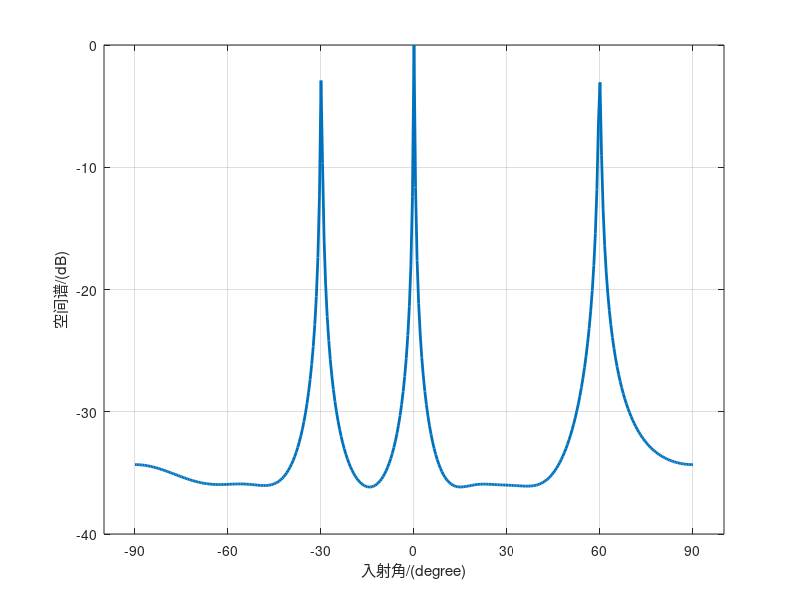

This chart was generated by the following MATLAB code:
clear; close all;
%%%%%%%% MUSIC for Uniform Linear Array%%%%%%%%
derad = pi/180;      %角度->弧度
N = 8;               % 阵元个数
M = 3;               % 信源数目
theta = [-30,0,60];  % 待估计角度
SNR = 10;            % 信噪比
K = 512;             % 快拍数

distance = 0.5;            % 阵元间距
d=0:distance:(N-1)*distance;
A=exp(-1i*2*pi*d.'*sin(theta*derad));  %方向矢量

%%%%构建信号模型%%%%%
S=randn(M,K);             %信源信号，入射信号
X=A*S;                    %构造接收信号
X1=awgn(X,SNR,'measured');%将高斯白噪声添加到信号中
% 计算协方差矩阵
Rxx=X1*X1'/K;
% 特征值分解
[EV,D]=eig(Rxx);                   %特征值分解
EVA=diag(D)';                      %将特征值矩阵对角线提取并转为一行
[EVA,I]=sort(EVA);                 %将特征值排序 从小到大
EV=fliplr(EV(:,I));                %对应特征矢量排序


% 遍历每个角度，计算空间谱
for iang = 1:361
    angle(iang)=(iang-181)/2;
    phim=derad*angle(iang);
    a=exp(-1i*2*pi*d*sin(phim)).';
    En=EV(:,M+1:N);                   % 取矩阵的第M+1到N列组成噪声子空间
    Pmusic(iang)=1/(a'*En*En'*a);
end
Pmusic=abs(Pmusic);
Pmmax=max(Pmusic);
Pmusic=10*log10(Pmusic/Pmmax);            % 归一化处理
h=plot(angle,Pmusic);
set(h,'Linewidth',2);
xlabel('入射角/(degree)');
ylabel('空间谱/(dB)');
set(gca, 'XTick',[-90:30:90]);
grid on;